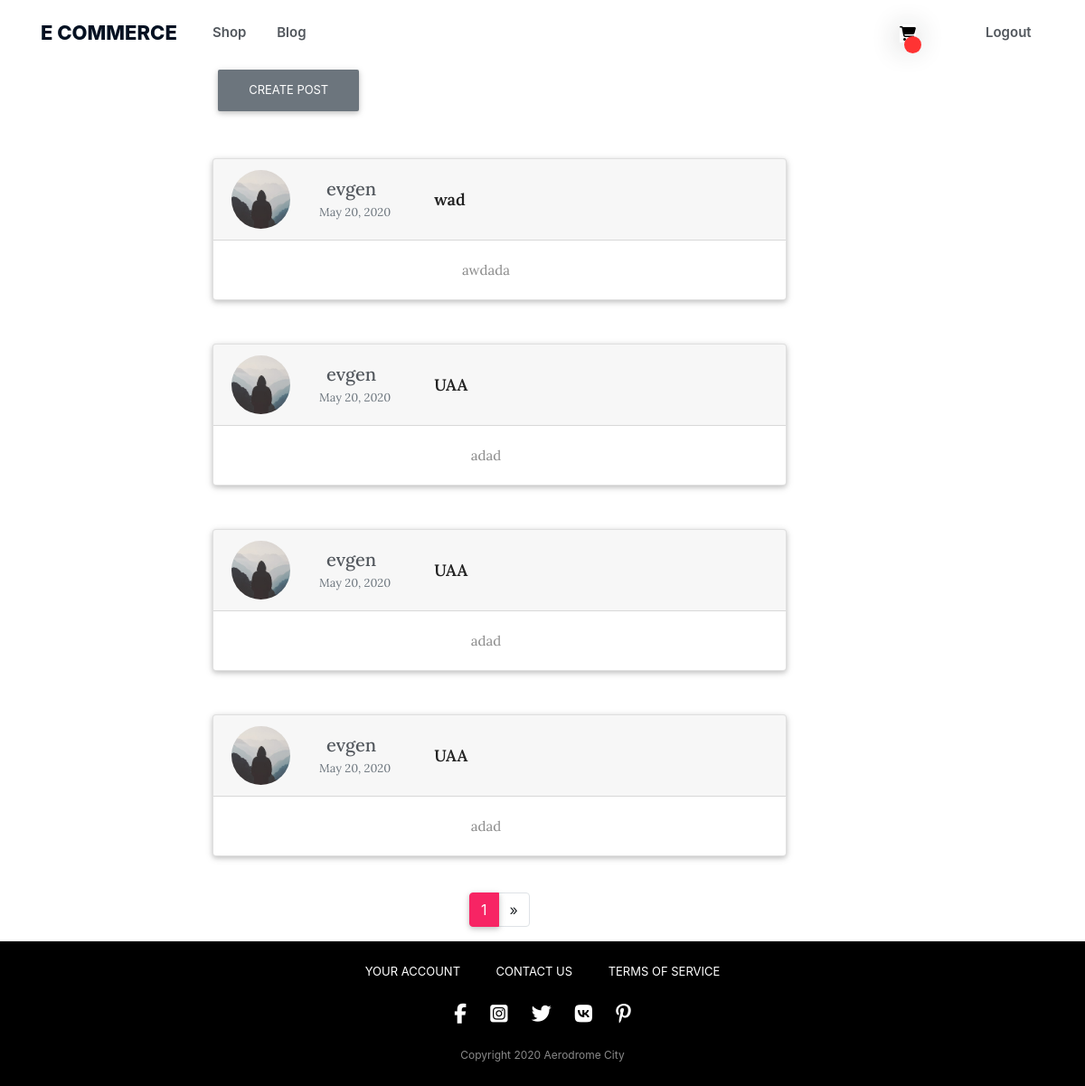
Page /blog/ (signed in) on the committed database.
### blog/models.py (models this page shows, shortened)
class Post(models.Model):
    title = models.CharField(max_length=150, db_index=True)
    slug = models.SlugField(max_length=150, unique=True)
    content = models.TextField(blank=True, db_index=True)
    date_posted = models.DateTimeField(default=timezone.now)
    author = models.ForeignKey(settings.AUTH_USER_MODEL, on_delete=models.CASCADE)
    def get_absolute_url(self):
        return reverse('post-detail', kwargs={'pk': self.pk})
    def get_username_url(self):
        return reverse('user-posts', kwargs={'username': self.author.username})

### store/models.py (models this page shows, shortened)
class UserProfile(models.Model):
    user = models.OneToOneField(
        settings.AUTH_USER_MODEL, on_delete=models.CASCADE)
    stripe_customer_id = models.CharField(max_length=50, blank=True, null=True)
    one_click_purchasing = models.BooleanField(default=False)
    image = models.ImageField(default='default.jpg', upload_to='profile_pics')

### blog/views.py (the view)
# urls.py: path('', PostListView.as_view(), name='blog-home'),
class PostListView(ListView):
    model = Post
    template_name = 'blog/home.html'  # <app>/<model>_<viewtype>.html
    context_object_name = 'posts'
    ordering = ['-date_posted']
    paginate_by = 4

### blog/templates/blog/home.html (shortened to what this page needs)
{% extends "blog/base.html" %}
{% block content %}
    {% load static %}
    <div>
        <a class="btn btn-secondary btn-sm mt-1 mb-1" href="{% url 'post-create' %}">Create post</a>
    </div>
    {% for post in posts %}
        <div class="card gedf-card mt-5">
            <div class="card-header">
                <div class="d-flex justify-content-between align-items-center">
                    <div class="d-flex justify-content-between align-items-center">
                        <div class="mr-2">
                            <img id="image-blog" class="rounded-circle article-img"
                                 src="{{ post.author.userprofile.image.url }}">
                        </div>
                        <div class="ml-2">
                            <div class="h5 m-0">
                                <a class="mr-2 navigation__link" href="{{ post.get_username_url }}">
                                    {{ post.author }}
                                </a>
                            </div>
                            <div class="h7 text-muted">
                                <small class="text-muted">
                                    {{ post.date_posted|date:"F d, Y" }}
                                </small>
                            </div>
                        </div>
                        <div class="ml-5">
                            <a class="blog__title navigation__link" href="{{ post.get_absolute_url }}">
                                {{ post.title }}
                            </a>
                        </div>
                    </div>
                </div>
            </div>
            <div class="card-body ">
                <a class="desc__blog navigation__link" href="{{ post.get_absolute_url }}">
                    {{ post.content|truncatechars:35 }}
                </a>
            </div>
        </div>
    {% endfor %}
    {% if is_paginated %}
        <nav class="d-flex justify-content-center wow fadeIn">
            <ul class="pagination pg-blue">
                <li class="page-item active">
                    <a class="page-link" href="?page={{ page_obj.number }}">{{ page_obj.number }}
                    </a>
                </li>
                {% if page_obj.has_next %}
                    <li class="page-item">
                        <a class="page-link" href="?page={{ page_obj.next_page_number }}" aria-label="Next">
                            <span aria-hidden="true">&raquo;</span>
                        </a>
                    </li>
                {% endif %}
            </ul>
        </nav>
    {% endif %}
{% endblock %}

### static/css/main_style.css (style rules this page uses)
.navigation__link { color: #52575D; text-decoration: none; margin-right: 30px }
.card { font-family: 'Lora', serif; text-align: center; margin-bottom: 40px; }
.blog__title { font-size: 18px; font-family: 'Lora', serif; color: rgb(34, 34, 34); line-height: 1.667; font-weight: 600; margin-bottom: 10px; }
.desc__blog { font-size: 15px; color: rgb(137, 137, 137); line-height: 1.667; text-align: center; }
li { display: list-item; text-align: -webkit-match-parent; }
.mt-5, .my-5 { margin-top: 3rem !important; }
.fadeIn { -webkit-animation-name: fadeIn; animation-name: fadeIn; }
.btn { margin: .375rem; text-transform: uppercase; word-wrap: break-word; white-space: normal; cursor: pointer; border: 0; border-radius: .125rem; box-shadow: 0 2px 5px 0 rgba(0, 0, 0, .16), 0 2px 10px 0 rgba(0, 0, 0, .12); transition: color .15s ease-in-out, background-color .15s ease-in-out, border-color .15s ease-in-out, box-shadow .15s ease-in-out; }
.justify-content-center { justify-content: center !important; }
.d-flex { display: flex !important; }
div { display: block; }
.card, .navbar, .pagination .page-item.active .page-link { box-shadow: 0 2px 5px 0 rgba(0, 0, 0, .16), 0 2px 10px 0 rgba(0, 0, 0, .12); }
img { vertical-align: middle; border-style: none; }
.card-body { flex: 1 1 auto; padding: 1.25rem; }
.page-link { position: relative; display: block; padding: .5rem .75rem; margin-left: -1px; line-height: 1.25; color: #212529; background-color: #fff; border: 1px solid #dee2e6; }
.page-item.active .page-link { z-index: 1; color: #fff; background-color: #f72464; border-color: #f72464; }
.pagination.pg-blue .page-item.active .page-link, .pagination.pg-blue .page-item.active .page-link:hover { background-color: #f72464; }
.btn { margin: .375rem; color: #fff; text-transform: uppercase; word-wrap: break-word; white-space: normal; cursor: pointer; border: 0; border-radius: .125rem; box-shadow: 0 2px 5px 0 rgba(0, 0, 0, .16), 0 2px 10px 0 rgba(0, 0, 0, .12); transition: color .15s ease-in-out, background-color .15s ease-in-out, border-color .15s ease-in-out, box-shadow .15s ease-in-out; padding: .84rem 2.14rem; font-size: .81rem; }
.article-img { height: 65px; width: 65px; margin-right: 16px; }

### rows in the picture
Post: author.userprofile.image (picture), author "evgen", date_posted "May 20, 2020", title "wad", content "awdada"
Post: author.userprofile.image (picture), author "evgen", date_posted "May 20, 2020", title "UAA", content "adad"
Post: author.userprofile.image (picture), author "evgen", date_posted "May 20, 2020", title "UAA", content "adad"
Post: author.userprofile.image (picture), author "evgen", date_posted "May 20, 2020", title "UAA", content "adad"

### other values in the picture
{{ page_obj.number }} "1"
